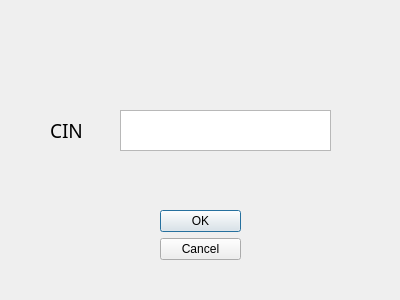
<?xml version="1.0" encoding="UTF-8"?>
<ui version="4.0">
 <class>Search</class>
 <widget class="QDialog" name="Search">
  <property name="geometry">
   <rect>
    <x>0</x>
    <y>0</y>
    <width>400</width>
    <height>300</height>
   </rect>
  </property>
  <property name="windowTitle">
   <string>Dialog</string>
  </property>
  <widget class="QDialogButtonBox" name="buttonBox">
   <property name="geometry">
    <rect>
     <x>160</x>
     <y>210</y>
     <width>81</width>
     <height>71</height>
    </rect>
   </property>
   <property name="orientation">
    <enum>Qt::Vertical</enum>
   </property>
   <property name="standardButtons">
    <set>QDialogButtonBox::Cancel|QDialogButtonBox::Ok</set>
   </property>
  </widget>
  <widget class="QLabel" name="label">
   <property name="geometry">
    <rect>
     <x>50</x>
     <y>110</y>
     <width>61</width>
     <height>41</height>
    </rect>
   </property>
   <property name="font">
    <font>
     <family>Agency FB</family>
     <pointsize>14</pointsize>
    </font>
   </property>
   <property name="text">
    <string>CIN</string>
   </property>
  </widget>
  <widget class="QTextEdit" name="textEdit">
   <property name="geometry">
    <rect>
     <x>120</x>
     <y>110</y>
     <width>211</width>
     <height>41</height>
    </rect>
   </property>
   <property name="styleSheet">
    <string notr="true">font-size: 18px;</string>
   </property>
  </widget>
 </widget>
 <resources/>
 <connections>
  <connection>
   <sender>buttonBox</sender>
   <signal>accepted()</signal>
   <receiver>Search</receiver>
   <slot>accept()</slot>
   <hints>
    <hint type="sourcelabel">
     <x>248</x>
     <y>254</y>
    </hint>
    <hint type="destinationlabel">
     <x>157</x>
     <y>274</y>
    </hint>
   </hints>
  </connection>
  <connection>
   <sender>buttonBox</sender>
   <signal>rejected()</signal>
   <receiver>Search</receiver>
   <slot>reject()</slot>
   <hints>
    <hint type="sourcelabel">
     <x>316</x>
     <y>260</y>
    </hint>
    <hint type="destinationlabel">
     <x>286</x>
     <y>274</y>
    </hint>
   </hints>
  </connection>
 </connections>
</ui>
